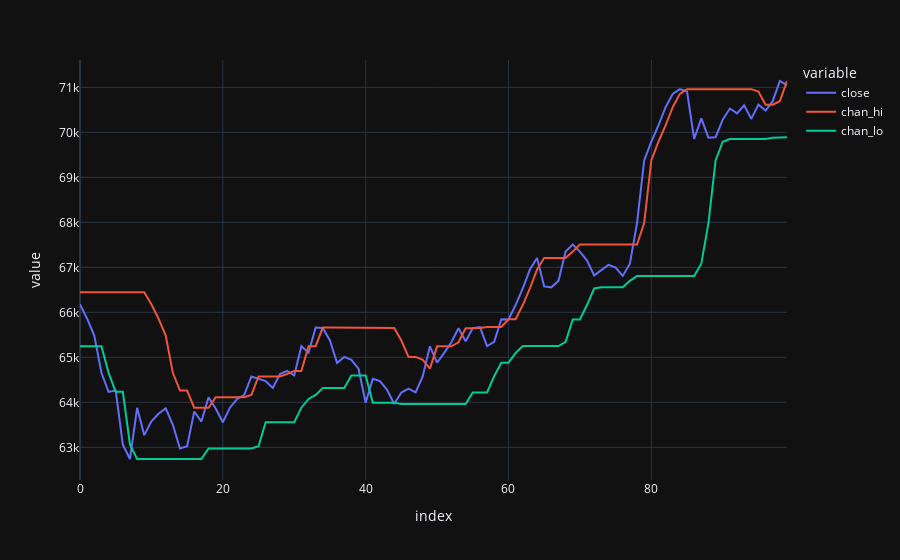
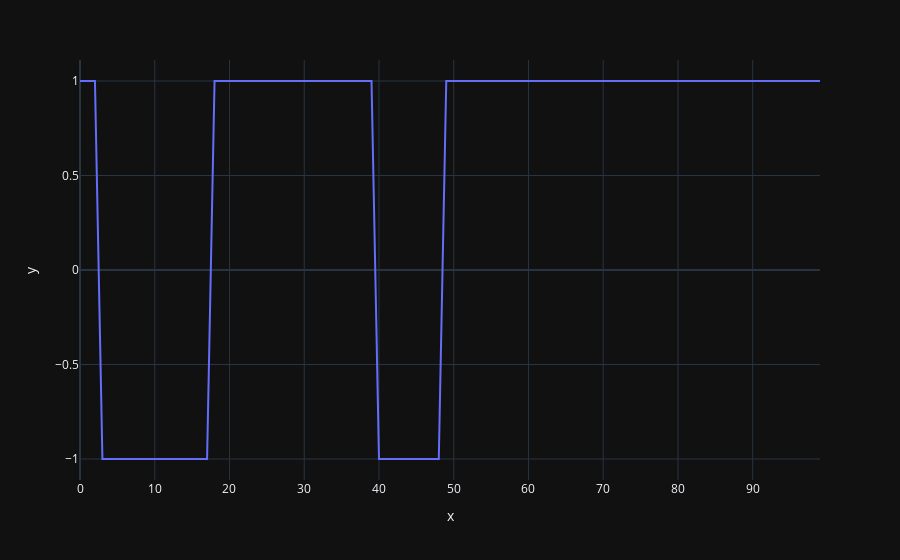

Notebook code cell kept with these figures, in order:
### Code cell
px.line(data_frame=df.select(['close', 'chan_hi', 'chan_lo']).tail(100)).show()
px.line(y=df['forecast'].tail(100)).show()
